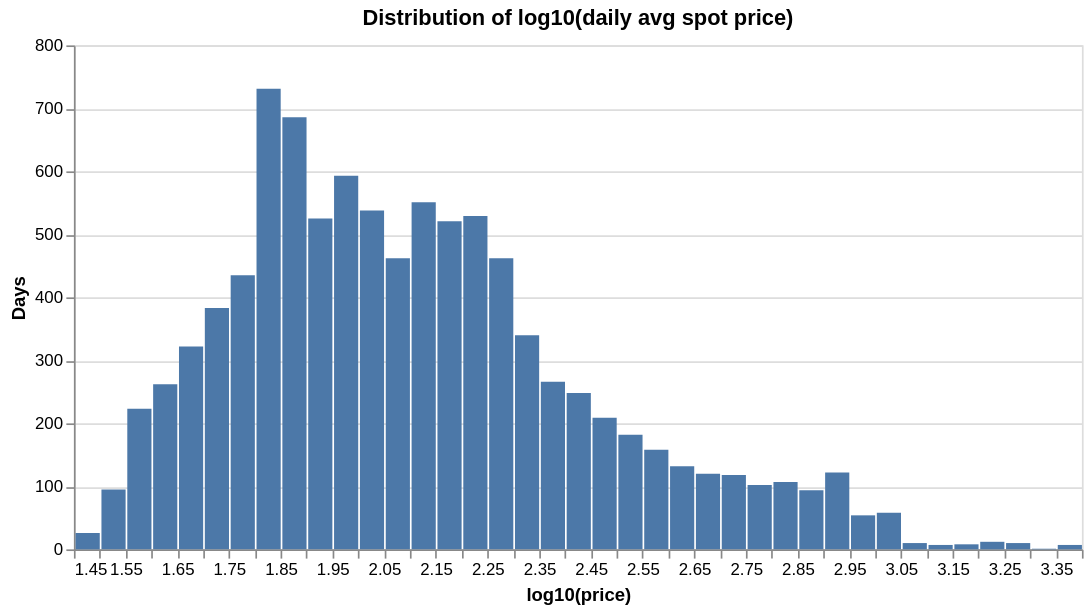

Notebook source saved alongside this figure:
### Code cell
precio_daily["log_price"] = np.log10(precio_daily["precio_daily_avg"])

alt.Chart(precio_daily).mark_bar().encode(
    x=alt.X("log_price:Q", bin=alt.Bin(maxbins=80), title="log10(price)"),
    y=alt.Y("count()", title="Days"),
).properties(width=600, height=300, title="Distribution of log10(daily avg spot price)")

### Figure 1 — Vega specification as saved in the notebook (floating-point values rounded to 4 significant figures)
{"$schema": "https://vega.github.io/schema/vega/v5.json", "data": [{"name": "source_0", "values": [{"__count": 95, "bin_maxbins_80_log_price": 1.5, "bin_maxbins_80_log_price_end": 1.55}, {"__count": 223, "bin_maxbins_80_log_price": 1.55, "bin_maxbins_80_log_price_end": 1.6}, {"__count": 262, "bin_maxbins_80_log_price": 1.6, "bin_maxbins_80_log_price_end": 1.65}, {"__count": 322, "bin_maxbins_80_log_price": 1.65, "bin_maxbins_80_log_price_end": 1.7}, {"__count": 383, "bin_maxbins_80_log_price": 1.7, "bin_maxbins_80_log_price_end": 1.75}, {"__count": 26, "bin_maxbins_80_log_price": 1.45, "bin_maxbins_80_log_price_end": 1.5}, {"__count": 435, "bin_maxbins_80_log_price": 1.75, "bin_maxbins_80_log_price_end": 1.8}, {"__count": 731, "bin_maxbins_80_log_price": 1.8, "bin_maxbins_80_log_price_end": 1.85}, {"__count": 686, "bin_maxbins_80_log_price": 1.85, "bin_maxbins_80_log_price_end": 1.9}, {"__count": 525, "bin_maxbins_80_log_price": 1.9, "bin_maxbins_80_log_price_end": 1.95}, {"__count": 593, "bin_maxbins_80_log_price": 1.95, "bin_maxbins_80_log_price_end": 2.0}, {"__count": 538, "bin_maxbins_80_log_price": 2.0, "bin_maxbins_80_log_price_end": 2.05}, {"__count": 462, "bin_maxbins_80_log_price": 2.05, "bin_maxbins_80_log_price_end": 2.1}, {"__count": 551, "bin_maxbins_80_log_price": 2.1, "bin_maxbins_80_log_price_end": 2.15}, {"__count": 521, "bin_maxbins_80_log_price": 2.15, "bin_maxbins_80_log_price_end": 2.2}, {"__count": 529, "bin_maxbins_80_log_price": 2.2, "bin_maxbins_80_log_price_end": 2.25}, {"__count": 462, "bin_maxbins_80_log_price": 2.25, "bin_maxbins_80_log_price_end": 2.3}, {"__count": 340, "bin_maxbins_80_log_price": 2.3, "bin_maxbins_80_log_price_end": 2.35}, {"__count": 266, "bin_maxbins_80_log_price": 2.35, "bin_maxbins_80_log_price_end": 2.4}, {"__count": 248, "bin_maxbins_80_log_price": 2.4, "bin_maxbins_80_log_price_end": 2.45}, {"__count": 209, "bin_maxbins_80_log_price": 2.45, "bin_maxbins_80_log_price_end": 2.5}, {"__count": 158, "bin_maxbins_80_log_price": 2.55, "bin_maxbins_80_log_price_end": 2.6}, {"__count": 132, "bin_maxbins_80_log_price": 2.6, "bin_maxbins_80_log_price_end": 2.65}, {"__count": 182, "bin_maxbins_80_log_price": 2.5, "bin_maxbins_80_log_price_end": 2.55}, {"__count": 120, "bin_maxbins_80_log_price": 2.65, "bin_maxbins_80_log_price_end": 2.7}, {"__count": 107, "bin_maxbins_80_log_price": 2.8, "bin_maxbins_80_log_price_end": 2.85}, {"__count": 54, "bin_maxbins_80_log_price": 2.95, "bin_maxbins_80_log_price_end": 3.0}, {"__count": 122, "bin_maxbins_80_log_price": 2.9, "bin_maxbins_80_log_price_end": 2.95}, {"__count": 10, "bin_maxbins_80_log_price": 3.05, "bin_maxbins_80_log_price_end": 3.1}, {"__count": 12, "bin_maxbins_80_log_price": 3.2, "bin_maxbins_80_log_price_end": 3.25}, {"__count": 10, "bin_maxbins_80_log_price": 3.25, "bin_maxbins_80_log_price_end": 3.3}, {"__count": 102, "bin_maxbins_80_log_price": 2.75, "bin_maxbins_80_log_price_end": 2.8}, {"__count": 58, "bin_maxbins_80_log_price": 3.0, "bin_maxbins_80_log_price_end": 3.05}, {"__count": 118, "bin_maxbins_80_log_price": 2.7, "bin_maxbins_80_log_price_end": 2.75}, {"__count": 94, "bin_maxbins_80_log_price": 2.85, "bin_maxbins_80_log_price_end": 2.9}, {"__count": 7, "bin_maxbins_80_log_price": 3.1, "bin_maxbins_80_log_price_end": 3.15}, {"__count": 8, "bin_maxbins_80_log_price": 3.15, "bin_maxbins_80_log_price_end": 3.2}, {"__count": 7, "bin_maxbins_80_log_price": 3.35, "bin_maxbins_80_log_price_end": 3.4}, {"__count": 1, "bin_maxbins_80_log_price": 3.3, "bin_maxbins_80_log_price_end": 3.35}]}, {"name": "source_0_y_domain___count", "values": [{"min": 1, "max": 731}]}], "signals": [{"name": "bin_maxbins_80_log_price_bins", "value": {"fields": ["log_price"], "fname": "bin_log_price", "start": 1.45, "step": 0.05, "stop": 3.4}}], "marks": [{"type": "rect", "name": "marks", "from": {"data": "source_0"}, "encode": {"update": {"y2": {"value": 0, "scale": "y"}, "y": {"field": "__count", "scale": "y"}, "fill": {"value": "#4c78a8"}, "x2": {"field": "bin_maxbins_80_log_price", "scale": "x", "offset": {"signal": "0.5 + (abs(scale(\"x\", datum[\"bin_maxbins_80_log_price_end\"]) - scale(\"x\", datum[\"bin_maxbins_80_log_price\"])) < 0.25 ? -0.5 * (0.25 - (abs(scale(\"x\", datum[\"bin_maxbins_80_log_price_end\"]) - scale(\"x\", datum[\"bin_maxbins_80_log_price\"])))) : 0.5)"}}, "x": {"field": "bin_maxbins_80_log_price_end", "scale": "x", "offset": {"signal": "0.5 + (abs(scale(\"x\", datum[\"bin_maxbins_80_log_price_end\"]) - scale(\"x\", datum[\"bin_maxbins_80_log_price\"])) < 0.25 ? 0.5 * (0.25 - (abs(scale(\"x\", datum[\"bin_maxbins_80_log_price_end\"]) - scale(\"x\", datum[\"bin_maxbins_80_log_price\"])))) : -0.5)"}}}}, "style": ["bar"]}], "scales": [{"name": "x", "type": "linear", "domain": {"signal": "[bin_maxbins_80_log_price_bins.start, bin_maxbins_80_log_price_bins.stop]"}, "range": [0, {"signal": "width"}], "bins": {"signal": "bin_maxbins_80_log_price_bins"}, "zero": false}, {"name": "y", "type": "linear", "domain": [{"signal": "(data(\"source_0_y_domain___count\")[0] || {}).min"}, {"signal": "(data(\"source_0_y_domain___count\")[0] || {}).max"}], "range": [{"signal": "height"}, 0], "zero": true, "nice": true}], "axes": [{"scale": "y", "grid": true, "zindex": 0, "maxExtent": 0, "gridScale": "x", "labels": false, "minExtent": 0, "domain": false, "ticks": false, "aria": false, "tickCount": {"signal": "ceil(height/40)"}, "orient": "left"}, {"scale": "x", "title": "log10(price)", "labelOverlap": true, "orient": "bottom", "labelFlush": true, "tickCount": {"signal": "ceil(width/10)"}, "zindex": 0, "grid": false}, {"scale": "y", "grid": false, "tickCount": {"signal": "ceil(height/40)"}, "zindex": 0, "title": "Days", "orient": "left", "labelOverlap": true}], "title": {"text": "Distribution of log10(daily avg spot price)", "frame": "group"}, "background": "white", "style": "cell", "width": 600, "height": 300, "padding": 5}
